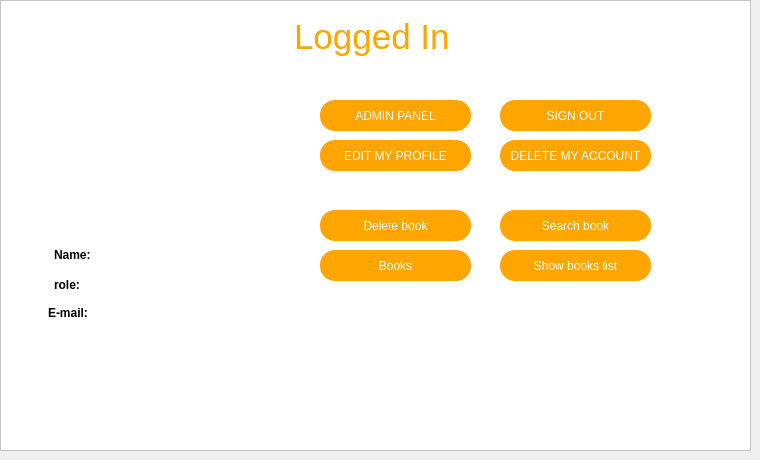
     <widget class="QWidget" name="page">
      <widget class="QFrame" name="frame_4">
       <property name="geometry">
        <rect>
         <x>0</x>
         <y>0</y>
         <width>751</width>
         <height>451</height>
        </rect>
       </property>
       <property name="styleSheet">
        <string notr="true">background: #fff;</string>
       </property>
       <property name="frameShape">
        <enum>QFrame::StyledPanel</enum>
       </property>
       <property name="frameShadow">
        <enum>QFrame::Raised</enum>
       </property>
       <widget class="QLabel" name="loggedUserHeader">
        <property name="geometry">
         <rect>
          <x>248</x>
          <y>16</y>
          <width>245</width>
          <height>41</height>
         </rect>
        </property>
        <property name="font">
         <font>
          <pointsize>-1</pointsize>
         </font>
        </property>
        <property name="styleSheet">
         <string notr="true">text-align: center;
color: #ffa500;
margin: 0 auto;
font-size: 35px;
font-family: 'Droid Sans';</string>
        </property>
        <property name="text">
         <string>Logged In</string>
        </property>
       </widget>
       <widget class="QPushButton" name="logoutButton">
        <property name="geometry">
         <rect>
          <x>500</x>
          <y>100</y>
          <width>151</width>
          <height>31</height>
         </rect>
        </property>
        <property name="styleSheet">
         <string notr="true">Padding: 1px;
Border-radius: 15px;
Background: #ffa500;
Color: #fff;</string>
        </property>
        <property name="text">
         <string>SIGN OUT</string>
        </property>
       </widget>
       <widget class="QLabel" name="label_3">
        <property name="geometry">
         <rect>
          <x>54</x>
          <y>248</y>
          <width>47</width>
          <height>13</height>
         </rect>
        </property>
        <property name="styleSheet">
         <string notr="true">color: #000;
font-weight: bold;</string>
        </property>
        <property name="text">
         <string>Name:</string>
        </property>
       </widget>
       <widget class="QLabel" name="label_4">
        <property name="geometry">
         <rect>
          <x>54</x>
          <y>278</y>
          <width>47</width>
          <height>13</height>
         </rect>
        </property>
        <property name="styleSheet">
         <string notr="true">color: #000;
font-weight: bold;</string>
        </property>
        <property name="text">
         <string>role:</string>
        </property>
       </widget>
       <widget class="QLabel" name="nameLabel">
        <property name="geometry">
         <rect>
          <x>124</x>
          <y>248</y>
          <width>201</width>
          <height>16</height>
         </rect>
        </property>
        <property name="styleSheet">
         <string notr="true">color: #000;</string>
        </property>
        <property name="text">
         <string/>
        </property>
       </widget>
       <widget class="QLabel" name="rankLabel">
        <property name="geometry">
         <rect>
          <x>124</x>
          <y>278</y>
          <width>201</width>
          <height>16</height>
         </rect>
        </property>
        <property name="styleSheet">
         <string notr="true">color: #000;</string>
        </property>
        <property name="text">
         <string/>
        </property>
       </widget>
       <widget class="QPushButton" name="editButton">
        <property name="geometry">
         <rect>
          <x>320</x>
          <y>140</y>
          <width>151</width>
          <height>31</height>
         </rect>
        </property>
        <property name="styleSheet">
         <string notr="true">Padding: 1px;
Border-radius: 15px;
Background: #ffa500;
Color: #fff;</string>
        </property>
        <property name="text">
         <string>EDIT MY PROFILE</string>
        </property>
       </widget>
       <widget class="QPushButton" name="delButton">
        <property name="geometry">
         <rect>
          <x>500</x>
          <y>140</y>
          <width>151</width>
          <height>31</height>
         </rect>
        </property>
        <property name="styleSheet">
         <string notr="true">Padding: 1px;
Border-radius: 15px;
Background: #ffa500;
Color: #fff;</string>
        </property>
        <property name="text">
         <string>DELETE MY ACCOUNT</string>
        </property>
       </widget>
       <widget class="QLabel" name="label_6">
        <property name="geometry">
         <rect>
          <x>48</x>
          <y>306</y>
          <width>47</width>
          <height>13</height>
         </rect>
        </property>
        <property name="styleSheet">
         <string notr="true">color: #000;
font-weight: bold;</string>
        </property>
        <property name="text">
         <string>E-mail:</string>
        </property>
       </widget>
       <widget class="QLabel" name="emailLabel">
        <property name="geometry">
         <rect>
          <x>124</x>
          <y>306</y>
          <width>201</width>
          <height>16</height>
         </rect>
        </property>
        <property name="styleSheet">
         <string notr="true">color: #000;</string>
        </property>
        <property name="text">
         <string/>
        </property>
       </widget>
       <widget class="QFrame" name="frame_6">
        <property name="geometry">
         <rect>
          <x>120</x>
          <y>92</y>
          <width>128</width>
          <height>128</height>
         </rect>
        </property>
        <property name="styleSheet">
         <string notr="true"/>
        </property>
        <property name="frameShape">
         <enum>QFrame::StyledPanel</enum>
        </property>
        <property name="frameShadow">
         <enum>QFrame::Raised</enum>
        </property>
        <widget class="QLabel" name="loggedPic">
         <property name="geometry">
          <rect>
           <x>0</x>
           <y>0</y>
           <width>128</width>
           <height>128</height>
          </rect>
         </property>
         <property name="styleSheet">
          <string notr="true"/>
         </property>
         <property name="text">
          <string>&lt;img src=&quot;:book.png&quot;height=&quot;128&quot; width=&quot;128&quot;  /&gt;</string>
         </property>
        </widget>
       </widget>
       <widget class="QPushButton" name="adminButton">
        <property name="geometry">
         <rect>
          <x>320</x>
          <y>100</y>
          <width>151</width>
          <height>31</height>
         </rect>
        </property>
        <property name="styleSheet">
         <string notr="true">Padding: 1px;
Border-radius: 15px;
Background: #ffa500;
Color: #fff;</string>
        </property>
        <property name="text">
         <string>ADMIN PANEL</string>
        </property>
       </widget>
       <widget class="QPushButton" name="bookButton">
        <property name="geometry">
         <rect>
          <x>320</x>
          <y>250</y>
          <width>151</width>
          <height>31</height>
         </rect>
        </property>
        <property name="styleSheet">
         <string notr="true">Padding: 1px;
Border-radius: 15px;
Background: #ffa500;
Color: #fff;</string>
        </property>
        <property name="text">
         <string>Books</string>
        </property>
       </widget>
       <widget class="QPushButton" name="searchbook">
        <property name="geometry">
         <rect>
          <x>500</x>
          <y>210</y>
          <width>151</width>
          <height>31</height>
         </rect>
        </property>
        <property name="styleSheet">
         <string notr="true">Padding: 1px;
Border-radius: 15px;
Background: #ffa500;
Color: #fff;</string>
        </property>
        <property name="text">
         <string>Search book</string>
        </property>
       </widget>
       <widget class="QPushButton" name="listbook">
        <property name="geometry">
         <rect>
          <x>500</x>
          <y>250</y>
          <width>151</width>
          <height>31</height>
         </rect>
        </property>
        <property name="styleSheet">
         <string notr="true">Padding: 1px;
Border-radius: 15px;
Background: #ffa500;
Color: #fff;</string>
        </property>
        <property name="text">
         <string>Show books list</string>
        </property>
       </widget>
       <widget class="QPushButton" name="deletebook">
        <property name="geometry">
         <rect>
          <x>320</x>
          <y>210</y>
          <width>151</width>
          <height>31</height>
         </rect>
        </property>
        <property name="styleSheet">
         <string notr="true">Padding: 1px;
Border-radius: 15px;
Background: #ffa500;
Color: #fff;</string>
        </property>
        <property name="text">
         <string>Delete book</string>
        </property>
       </widget>
       <zorder>frame_6</zorder>
       <zorder>loggedUserHeader</zorder>
       <zorder>logoutButton</zorder>
       <zorder>label_3</zorder>
       <zorder>label_4</zorder>
       <zorder>nameLabel</zorder>
       <zorder>rankLabel</zorder>
       <zorder>editButton</zorder>
       <zorder>delButton</zorder>
       <zorder>label_6</zorder>
       <zorder>emailLabel</zorder>
       <zorder>adminButton</zorder>
       <zorder>bookButton</zorder>
       <zorder>searchbook</zorder>
       <zorder>listbook</zorder>
       <zorder>deletebook</zorder>
      </widget>
     </widget>
